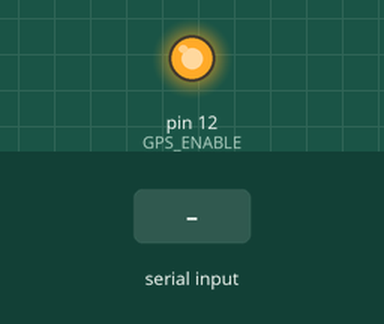
Simulated run of this sketch. Board: Arduino Uno, built with avr-gcc and run on an emulated ATmega328P. Parts: output pins drawn as LEDs (lit = HIGH). Inputs (shaded band) come from the test bench. What the sketch prints to the serial monitor is not drawn.

Above: at 3.3 s.
3.4 s: "1" received over the second serial link
Timing chart, 0 to 6.4 s (numbered marks = the images above; inputs shaded):
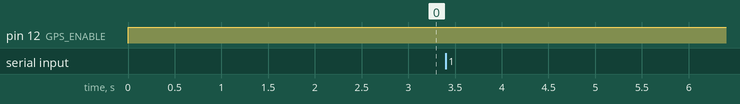

Measured:
- after the input at 3.4 s, every drawn part: stays the same

The sketch:

UBX_tests.ino
```cpp
#include <string.h>
#include <SoftwareSerial.h>

#define GPS_TX          10
#define GPS_RX          11
#define GPS_ENABLE      12
#define GPS_BAUD_RATE   9600
#define GPS_BUFF_LEN    82
#define NMEA_DIV_LEN    20
#define NMEA_SUB_LEN    10

SoftwareSerial gpsSerial(GPS_TX, GPS_RX);         // defines serial(UART) communication with GPS

void setup() {
  // put your setup code here, to run once:
  pinMode(GPS_ENABLE, OUTPUT);
  digitalWrite(GPS_ENABLE, HIGH);
  gpsSerial.begin(GPS_BAUD_RATE);
  Serial.begin(115200);
  delay(2000);
  setGPS_DynamicMode6();
}

void loop() {
  // put your main code here, to run repeatedly:

}

void setGPS_DynamicMode6(){
  int gps_set_sucess=0;
  uint8_t setdm6[] = {
    0xB5, 0x62, 0x06, 0x24, 0x24, 0x00, 0xFF, 0xFF, 0x06,
    0x03, 0x00, 0x00, 0x00, 0x00, 0x10, 0x27, 0x00, 0x00,
    0x05, 0x00, 0xFA, 0x00, 0xFA, 0x00, 0x64, 0x00, 0x2C,
    0x01, 0x00, 0x00, 0x00, 0x00, 0x00, 0x00, 0x00, 0x00,
    0x00, 0x00, 0x00, 0x00, 0x00, 0x00, 0x16, 0xDC
  };

  while(!gps_set_sucess){
    sendUBX(setdm6, sizeof(setdm6)/sizeof(uint8_t));
    gps_set_sucess=getUBX_ACK(setdm6);
  }
  Serial.println("GPS set to airborne mode sucesfully");
}

void sendUBX(uint8_t *MSG, uint8_t len) {
  gpsSerial.flush();
  gpsSerial.write(0xFF);
  delay(500);
  Serial.println("Message sent:");
  for(int i=0; i<len; i++){
    gpsSerial.write(MSG[i]);
    Serial.print(MSG[i],HEX);Serial.print(" ");
  }
  Serial.println();
}

boolean getUBX_ACK(uint8_t *MSG) {
  uint8_t b;
  uint8_t ackByteID = 0;
  uint8_t ackPacket[10];
  unsigned long startTime = millis();

  // Construct the expected ACK packet
  ackPacket[0] = 0xB5; // header
  ackPacket[1] = 0x62; // header
  ackPacket[2] = 0x05; // class
  ackPacket[3] = 0x01; // id
  ackPacket[4] = 0x02; // length lsbyte
  ackPacket[5] = 0x00; // length msbyte
  ackPacket[6] = MSG[2]; // ACK class
  ackPacket[7] = MSG[3]; // ACK id
  ackPacket[8] = 0; // CK_A
  ackPacket[9] = 0; // CK_B

  // Calculate the checksums
  for (uint8_t ubxi=2; ubxi<8; ubxi++) {
    ackPacket[8] = ackPacket[8] + ackPacket[ubxi];
    ackPacket[9] = ackPacket[9] + ackPacket[8];
  }

  Serial.println("Message recieved:");
  while (1) {
    // Test for success
    if (ackByteID > 9){
      Serial.println();
      return true;      // All packets in order!
    }

    // Timeout if no valid response in 3 seconds
    if (millis() - startTime > 3000){
      Serial.println("Acknowledgement timed out");
      return false;
    }

    // Make sure data is available to read
    if (gpsSerial.available()) {
      b = gpsSerial.read();
      Serial.print(b, HEX);Serial.print(" ");
      // Check that bytes arrive in sequence as per expected ACK packet
      if (b == ackPacket[ackByteID])
        ackByteID++;
      else
        ackByteID = 0; // Reset and look again, invalid order
    }
  }
  Serial.println();
}
```
